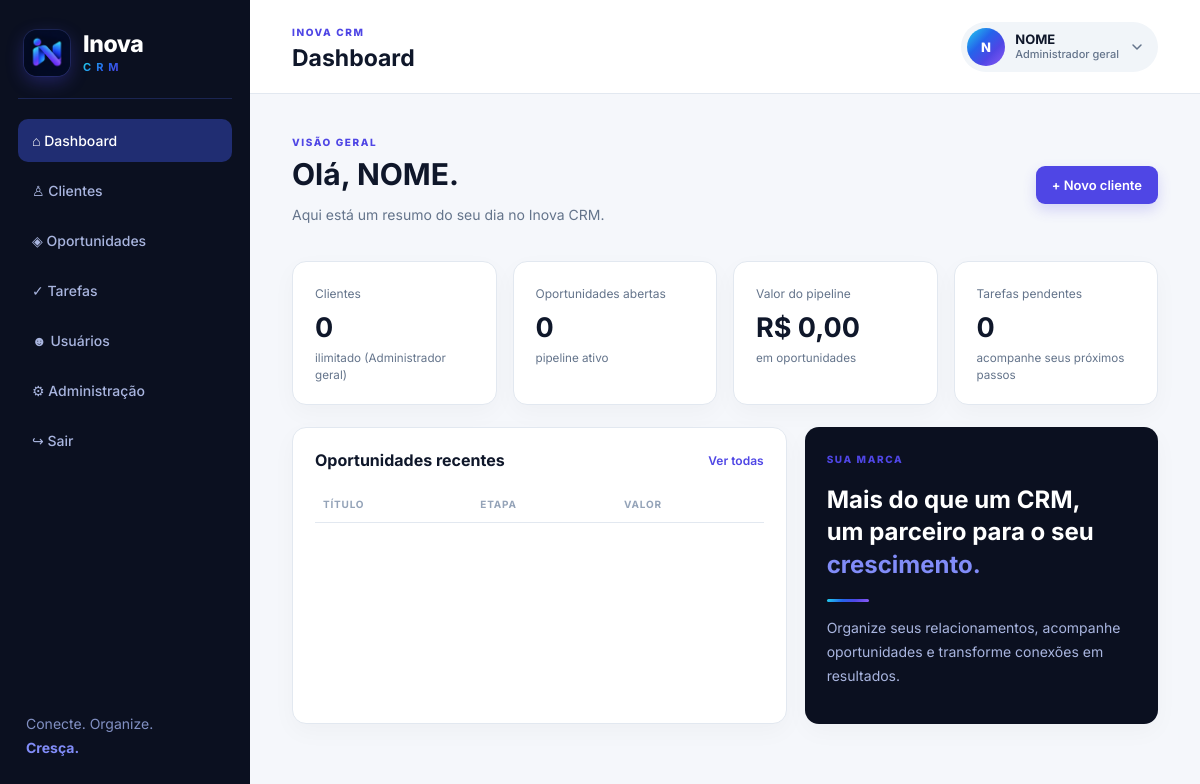
/index.php (signed in), run on the app's committed database.
### tables this page shows
CREATE TABLE IF NOT EXISTS users (id INT UNSIGNED AUTO_INCREMENT PRIMARY KEY,company_id INT UNSIGNED NOT NULL,name VARCHAR(160) NOT NULL,email VARCHAR(190) UNIQUE NOT NULL,avatar VARCHAR(120) NULL,job_title VARCHAR(80) NULL,phone VARCHAR(40) NULL,password_hash VARCHAR(255) NOT NULL,role ENUM('global_admin','owner','member') NOT NULL DEFAULT 'member',status ENUM('active','suspended') NOT NULL DEFAULT 'active',deleted TINYINT(1) NOT NULL DEFAULT 0,deleted_at DATETIME NULL,last_login_at DATETIME NULL,created_at DATETIME NOT NULL DEFAULT CURRENT_TIMESTAMP,FOREIGN KEY(company_id) REFERENCES companies(id),INDEX(company_id));

### config/bootstrap.php (called while the page is built, shortened)
<?php
function env_value(string $key, ?string $default = null): ?string {
    foreach ([$_ENV[$key] ?? null, $_SERVER[$key] ?? null, getenv($key)] as $v) {
        if ($v !== null && $v !== false && $v !== '') return (string) $v;
    }
    return $default;
}
$configFile = __DIR__ . '/config.php';
$config = require $configFile;
require_once __DIR__ . '/../app/helpers.php';
require_once __DIR__ . '/../app/Database.php';
require_once __DIR__ . '/../app/profile.php';

### config/config.php (called while the page is built, shortened)
<?php
return [
    'app_name' => env_value('APP_NAME', 'Inova CRM'),
    'base_url' => env_value('APP_URL', ''),
    'timezone' => env_value('APP_TIMEZONE', 'America/Sao_Paulo'),
    'session_name' => env_value('SESSION_NAME', 'inova_crm_session'),
    'db' => [
        'host' => env_value('DB_HOST', 'localhost'),
        'port' => env_value('DB_PORT', '3306'),
        'name' => env_value('DB_DATABASE', 'inova_crm'),
        'user' => env_value('DB_USERNAME', 'inova_crm_user'),
        'pass' => env_value('DB_PASSWORD', ''),
        'charset' => env_value('DB_CHARSET', 'utf8mb4'),
    ],
];

### app/Database.php (called while the page is built, shortened)
<?php
final class Database {
 private static ?PDO $pdo=null;
 public static function connection(): PDO {
  if (self::$pdo) return self::$pdo;
  global $config;
  $d=$config['db']; $dsn="mysql:host={$d['host']};port={$d['port']};dbname={$d['name']};charset={$d['charset']}";
  self::$pdo=new PDO($dsn,$d['user'],$d['pass'],[PDO::ATTR_ERRMODE=>PDO::ERRMODE_EXCEPTION,PDO::ATTR_DEFAULT_FETCH_MODE=>PDO::FETCH_ASSOC,PDO::ATTR_EMULATE_PREPARES=>false]);
  return self::$pdo;
 }
}
function db(): PDO { return Database::connection(); }

### public/index.php (the view, shortened to what this page needs)
<?php
declare(strict_types=1); require __DIR__.'/../config/bootstrap.php';
$page=$_GET['page']??'dashboard';
 ?><?php
require_login(); if($page==='admin') require_admin();
if($page==='customers') customers_page(); elseif($page==='deals') deals_page(); elseif($page==='tasks') tasks_page(); elseif($page==='users') users_page(); elseif($page==='profile') profile_page(); elseif($page==='admin') admin_page(); else dashboard_page();
function dashboard_page():void { layout_start('Dashboard'); $cid=tenant_id();$stats=[];$stats['customers']=count_tenant('customers');$stats['deals']=count_tenant('deals', "stage NOT IN ('won','lost')");$stats['tasks']=count_tenant('tasks', "status='pending'");$q=db()->prepare('SELECT COALESCE(SUM(value_cents),0) FROM deals WHERE company_id=? AND stage NOT IN ("lost")');$q->execute([$cid]);$pipeline=(int)$q->fetchColumn();$recent=db()->prepare('SELECT title,value_cents,stage FROM deals WHERE company_id=? ORDER BY created_at DESC LIMIT 5');$recent->execute([$cid]); ?><section class="hero"><div><span class="eyebrow">VISÃO GERAL</span><h2>Olá, <?=e(current_user()['name'])?>.</h2><p>Aqui está um resumo do seu dia no Inova CRM.</p></div><a class="btn primary" href="index.php?page=customers&new=1">+ Novo cliente</a></section><div class="stats"><div class="stat"><span>Clientes</span><strong><?=$stats['customers']?></strong><small><?=plan_limit_text('customers')?></small></div><div class="stat"><span>Oportunidades abertas</span><strong><?=$stats['deals']?></strong><small>pipeline ativo</small></div><div class="stat"><span>Valor do pipeline</span><strong>R$ <?=number_format($pipeline/100,2,',','.')?></strong><small>em oportunidades</small></div><div class="stat"><span>Tarefas pendentes</span><strong><?=$stats['tasks']?></strong><small>acompanhe seus próximos passos</small></div></div><div class="grid-2"><section class="card"><div class="card-head"><h3>Oportunidades recentes</h3><a href="index.php?page=deals">Ver todas</a></div><div class="table-wrap"><table><thead><tr><th>Título</th><th>Etapa</th><th>Valor</th></tr></thead><tbody><?php foreach($recent as $r): ?><tr><td><?=e($r['title'])?></td><td><span class="badge <?=e($r['stage'])?>"><?=e(stage_label($r['stage']))?></span></td><td>R$ <?=number_format($r['value_cents']/100,2,',','.')?></td></tr><?php endforeach; ?></tbody></table></div></section><section class="card accent"><span class="eyebrow">SUA MARCA</span><h3>Mais do que um CRM,<br>um parceiro para o seu <em>crescimento.</em></h3><div class="line"></div><p>Organize seus relacionamentos, acompanhe oportunidades e transforme conexões em resultados.</p></section></div><?php layout_end(); }
 ?>

### app/helpers.php (shortened to what this page needs)
<?php
function e(mixed $v): string { return htmlspecialchars((string)$v, ENT_QUOTES, 'UTF-8'); }
function get_flash(): ?array { $f=$_SESSION['_flash']??null; unset($_SESSION['_flash']); return $f; }
function current_user(): ?array { return $_SESSION['user']??null; }
function require_login(): void {
    $q=db()->prepare('SELECT u.name,u.email,u.avatar,u.job_title,u.phone,u.role,u.status,u.deleted,c.status company_status,s.plan_code FROM users u JOIN companies c ON c.id=u.company_id LEFT JOIN company_subscriptions s ON s.company_id=c.id AND s.status="active" WHERE u.id=? LIMIT 1');
    $q->execute([$_SESSION['user']['id']]); $fresh=$q->fetch();
}
function favicon_tags(): string { return '<link rel="icon" href="favicon.ico" sizes="any"><link rel="icon" type="image/png" sizes="32x32" href="assets/favicon-32.png"><link rel="icon" type="image/png" sizes="192x192" href="assets/icon-192.png"><link rel="apple-touch-icon" href="assets/apple-touch-icon.png"><meta name="theme-color" content="#0b1020">'; }
    ?>
<?php
function tenant_id(): int { return (int)(current_user()['company_id']??0); }
function is_super_admin(): bool { $u=current_user(); return ($u['role']??'')==='global_admin' || ($u['plan_code']??'')==='admin'; }
function plan_limits(): array {
    if(is_super_admin()){ $m=PHP_INT_MAX; return ['customers'=>$m,'deals'=>$m,'users'=>$m,'tasks'=>$m]; }
    $p=current_user()['plan_code']??'free';
    return ['free'=>['customers'=>5,'deals'=>5,'users'=>1,'tasks'=>5], 'pro'=>['customers'=>100,'deals'=>100,'users'=>3,'tasks'=>100], 'premium'=>['customers'=>500,'deals'=>500,'users'=>5,'tasks'=>500]][$p]??['customers'=>5,'deals'=>5,'users'=>1,'tasks'=>5];
}
function plan_limit_text(string $k): string { $v=plan_limits()[$k]??0; return $v>=PHP_INT_MAX ? 'ilimitado (Administrador geral)' : 'de '.$v.' no plano'; }
function count_tenant(string $table,string $where='1=1',array $params=[]): int { $allowed=['customers','deals','tasks','users']; if(!in_array($table,$allowed,true)) return 0; if($table==='users') $where.=' AND deleted=0'; $q=db()->prepare("SELECT COUNT(*) FROM `$table` WHERE company_id=? AND ($where)"); $q->execute(array_merge([tenant_id()],$params)); return (int)$q->fetchColumn(); }
function layout_start(string $title): void { global $config; $u=current_user(); $flash=get_flash(); ?><!doctype html><html lang="pt-BR"><head><meta charset="utf-8"><meta name="viewport" content="width=device-width,initial-scale=1"><title><?=e($title)?> · Inova CRM</title><?=favicon_tags()?><link rel="stylesheet" href="assets/app.css"></head><body><div class="app-shell"><div class="sidebar-backdrop" data-nav-close></div><aside class="sidebar" id="sidebar" aria-label="Menu principal"><button type="button" class="nav-close" data-nav-close aria-label="Fechar menu">&times;</button><a class="brand" href="index.php" aria-label="Inova CRM - início"><img class="brand-mark" src="assets/brand-mark.png" alt="" width="46" height="46"><span class="brand-text"><strong>Inova</strong><em>CRM</em></span></a><nav><?php $cur=$_GET['page']??'dashboard'; $items=['dashboard'=>['index.php','⌂ Dashboard'],'customers'=>['index.php?page=customers','♙ Clientes'],'deals'=>['index.php?page=deals','◈ Oportunidades'],'tasks'=>['index.php?page=tasks','✓ Tarefas']]; if($u && in_array($u['role'],['owner','global_admin'],true)) $items['users']=['index.php?page=users','☻ Usuários']; if($u && $u['role']==='global_admin') $items['admin']=['index.php?page=admin','⚙ Administração']; foreach($items as $k=>$it): ?><a href="<?=$it[0]?>" class="<?=$cur===$k?'active':''?>"><?=$it[1]?></a><?php endforeach; ?><a href="index.php?page=logout">↪ Sair</a></nav><div class="side-foot">Conecte. Organize.<br><strong>Cresça.</strong></div></aside><main class="main"><header class="topbar"><button type="button" class="menu-btn" id="menu-btn" aria-label="Abrir menu" aria-controls="sidebar" aria-expanded="false"><span></span><span></span><span></span></button><div class="topbar-title"><span class="eyebrow">INOVA CRM</span><h1><?=e($title)?></h1></div><?php if($u): $rl=['global_admin'=>'Administrador geral','owner'=>'Responsável','member'=>'Membro'][$u['role']??'']??($u['role']??''); ?><div class="profile-menu"><button type="button" class="user-pill" id="profile-btn" aria-haspopup="true" aria-expanded="false" aria-controls="profile-dd"><?=avatar_html($u,'avatar-sm')?><span class="user-info"><b><?=e($u['name'])?></b><small><?=e(($u['job_title']??'')?:$rl)?></small></span><svg class="chev" viewBox="0 0 24 24" width="16" height="16" fill="none" stroke="currentColor" stroke-width="2.2" stroke-linecap="round" stroke-linejoin="round" aria-hidden="true"><path d="m6 9 6 6 6-6"/></svg></button><div class="profile-dd" id="profile-dd" hidden><div class="dd-head"><?=avatar_html($u,'avatar-md')?><div><strong><?=e($u['name'])?></strong><small><?=e($u['email']??'')?></small><span class="badge pro"><?=e($rl)?></span></div></div><a href="index.php?page=profile">Meu perfil</a><a href="index.php?page=logout" class="dd-out">Sair</a></div></div><?php endif; ?></header><?php if($flash): ?><div class="flash <?=$flash[0]?>"><?=e($flash[1])?></div><?php endif; ?><?php }
function layout_end(): void { ?></main></div></body></html><?php }

### app/profile.php (shortened to what this page needs)
<?php
function user_initials(string $name): string {
    $parts = preg_split('/\s+/u', trim($name), -1, PREG_SPLIT_NO_EMPTY) ?: [];
    $first = mb_strtoupper(mb_substr($parts[0], 0, 1));
    $last = count($parts) > 1 ? mb_strtoupper(mb_substr($parts[count($parts) - 1], 0, 1)) : '';
    return $first . $last;
}
function avatar_html(array $u, string $class = ''): string {
    $file = (string)($u['avatar'] ?? '');
    $class = trim('avatar ' . $class);
    return '<span class="' . e($class) . ' avatar-initials" aria-hidden="true">' . e(user_initials((string)($u['name'] ?? ''))) . '</span>';
}
    layout_start('Meu perfil'); ?>

### data on the page
users: name "N", name "NOME", job_title+role "Administrador geral", role "ilimitado (Administrador geral)"

### other printed values
$it[1] "⌂ Dashboard"
$it[1] "♙ Clientes"
$it[1] "◈ Oportunidades"
$it[1] "✓ Tarefas"
$it[1] "☻ Usuários"
$it[1] "⚙ Administração"
$title "Dashboard"
$stats['customers'] "0"
$stats['deals'] "0"
$pipeline/100 "0,00"
$stats['tasks'] "0"
